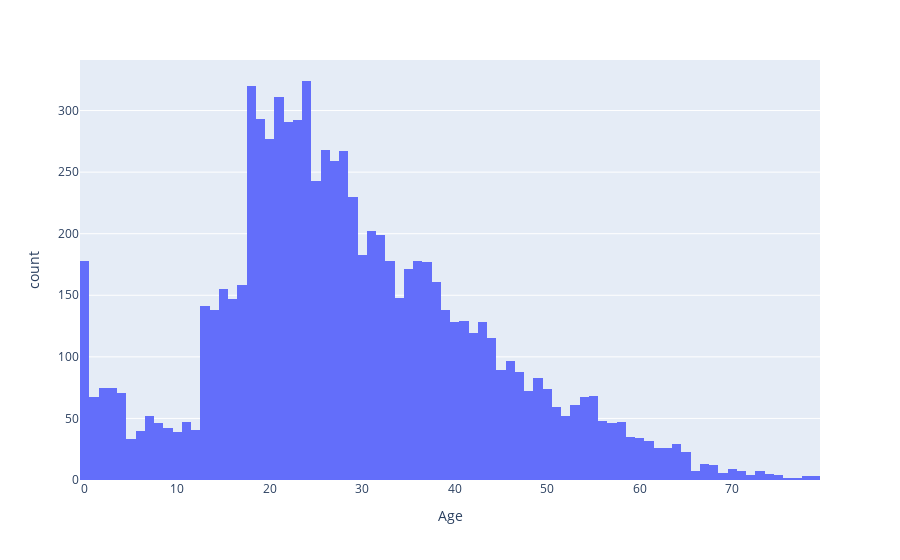

Write notebook code for a chart like this one.
### Code cell
# 2. Let's plot the distribution of Age
px.histogram(data_frame = train_df, x="Age")

### Figure 1 — Plotly figure (JSON) as saved in the notebook; plotly's stock layout.template omitted (floating-point values rounded to 4 significant figures; data arrays with more than 128 entries replaced by an {"elided": "..."} marker saying what was removed)
{"data": [{"alignmentgroup": "True", "bingroup": "x", "hovertemplate": "Age=%{x}<br>count=%{y}<extra></extra>", "legendgroup": "", "marker": {"color": "#636efa", "pattern": {"shape": ""}}, "name": "", "offsetgroup": "", "orientation": "v", "showlegend": false, "type": "histogram", "x": {"elided": "8693 int values"}, "xaxis": "x", "yaxis": "y"}], "layout": {"barmode": "relative", "legend": {"tracegroupgap": 0}, "margin": {"t": 60}, "xaxis": {"anchor": "y", "domain": [0, 1], "title": {"text": "Age"}}, "yaxis": {"anchor": "x", "domain": [0, 1], "title": {"text": "count"}}}}
